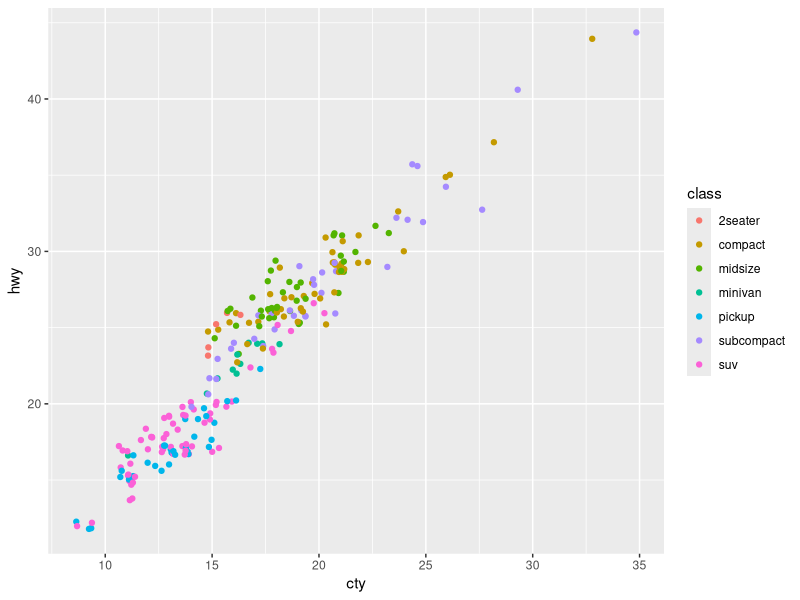
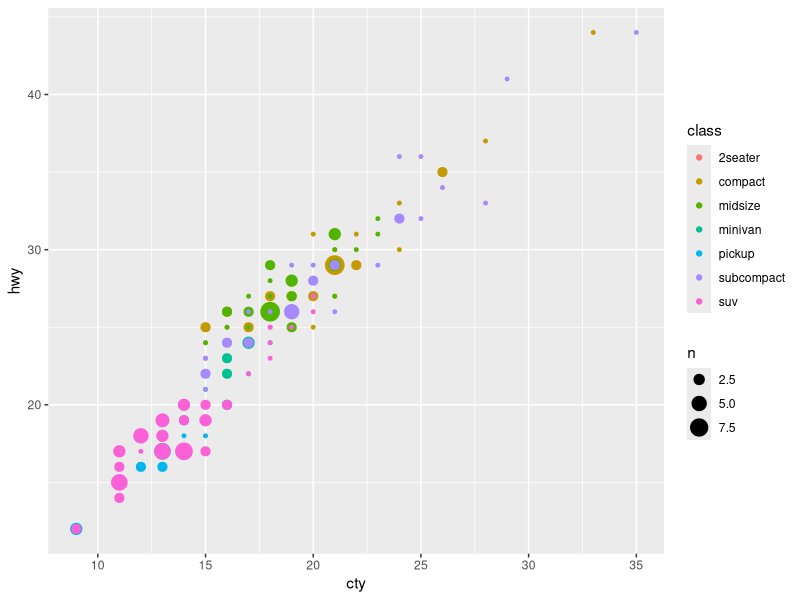
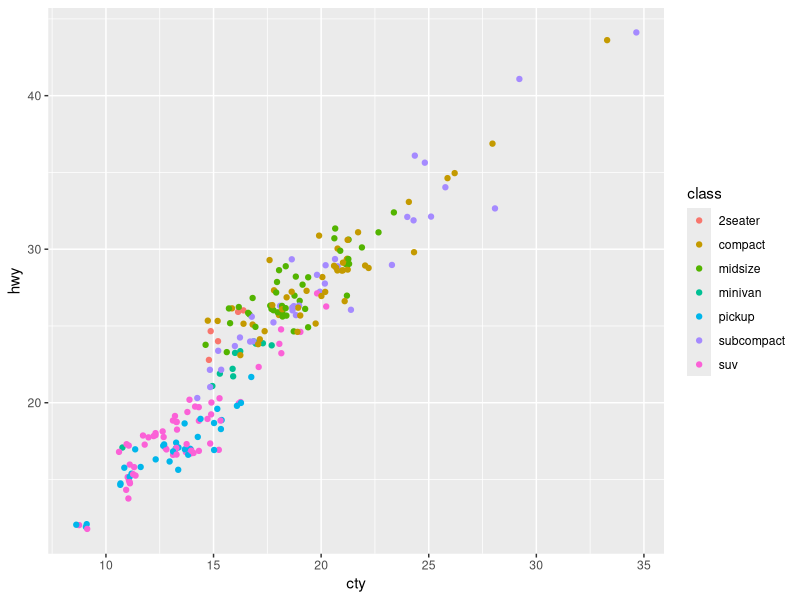
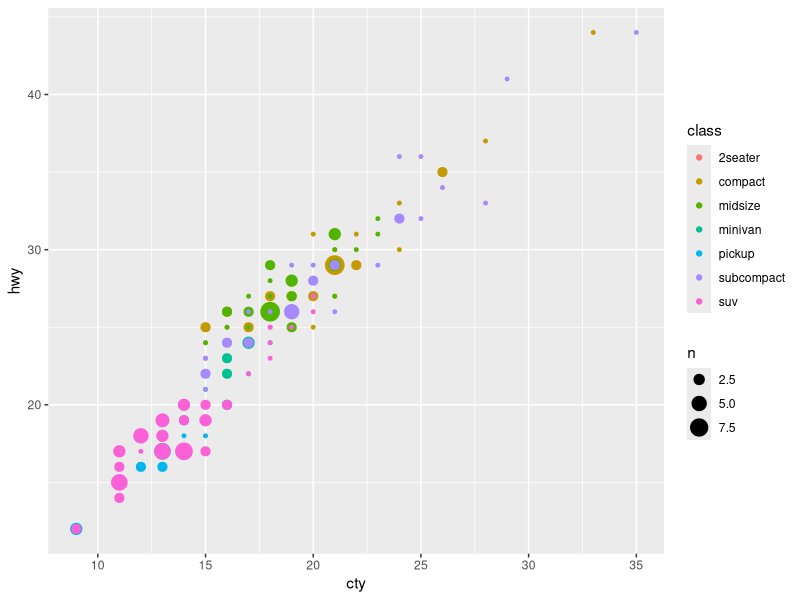

R code for these plots, in order:
library(tidyverse)

ggplot(data = mpg, mapping = aes(x = cty, y = hwy, color = class)) +
  geom_jitter()

ggsave("data-visualization/figs/geom_jitter.png")

ggplot(data = mpg, mapping = aes(x = cty, y = hwy, color = class)) +
  geom_count()

ggsave("data-visualization/figs/geom_count.png")
